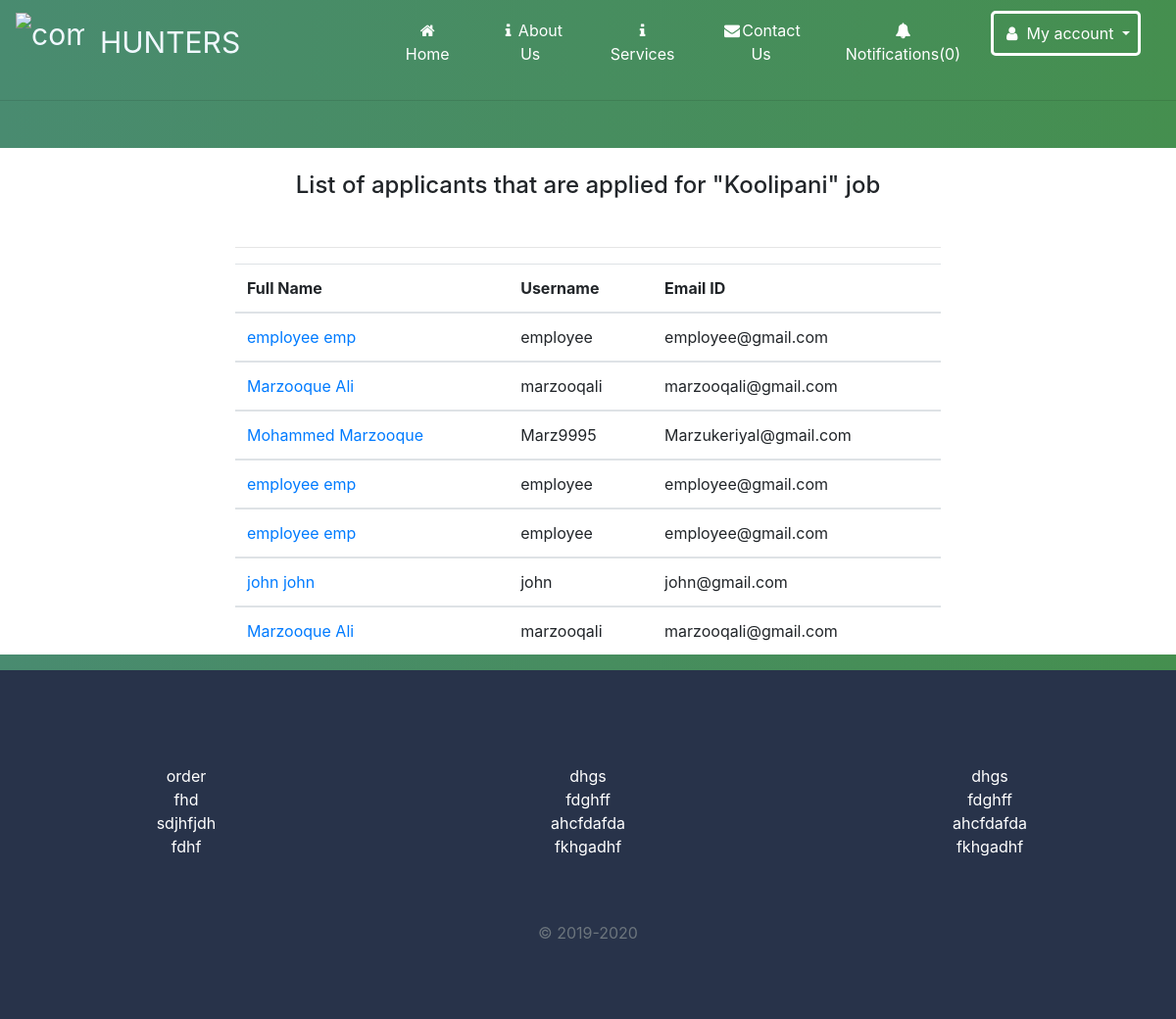
Page /job/5 (signed in) on the earlier database version.
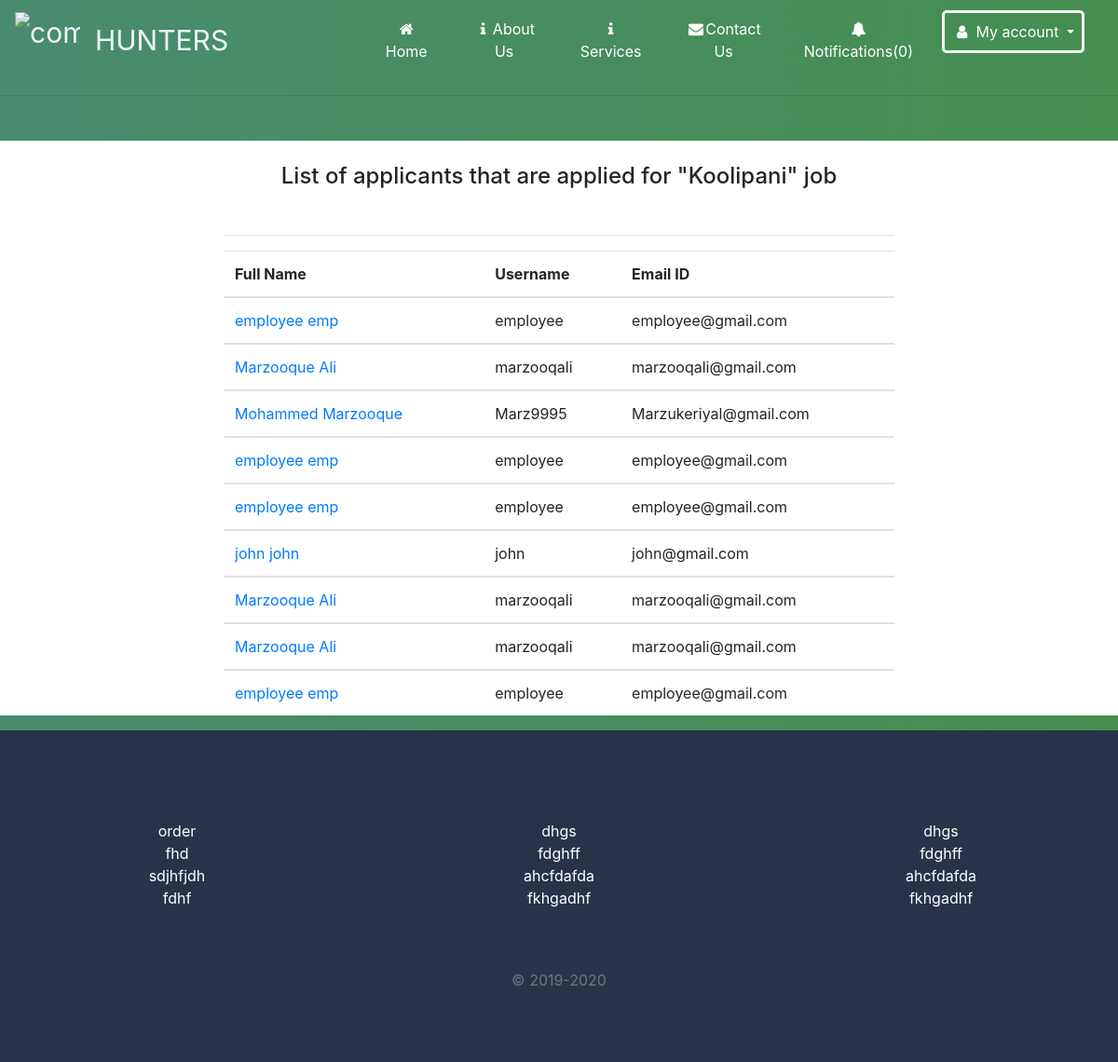
Same page on the later database version.
### home/models.py (models this page shows, shortened)
class Application(models.Model):
    job = models.ForeignKey(JobPosting,related_name='applications',on_delete=models.CASCADE)
    content=models.CharField( max_length=300)
    experiance=models.CharField(max_length=300)
    created_by = models.ForeignKey(User,related_name='applications', on_delete=models.CASCADE,
                        null=True ,  editable=False, blank=True)
    created_at = models.DateTimeField(auto_now_add=True)

### home/views.py (the view)
# urls.py: path('job/<int:id>',views.view_postedjob,name='view_postedjob'),
def view_postedjob(request,id):
    job=get_object_or_404(JobPosting,pk=id, created_by=request.user)
    return render (request,"postedjob.html",{'job':job})

### home/context_processors.py (called while the page is built)
def notification(request):
    if request.user.is_authenticated:
        return {'notifications':request.user.notifications.filter(is_read=False)}
    else:
        return {'notifications':[]}

### templates/postedjob.html (shortened to what this page needs)
{% include 'navbar.html' %}
<section>
<h4 class="text-center m-5 pt-4  " >List of applicants that are applied for "{{job.title}}" job</h4> <hr>
    <table class="table col-sm-12" cellspacing="0">
                                    <thead>
                                        <tr>
                                            <th>Full Name</th>
                                            <th>Username</th>
                                            <th>Email ID</th>
                                        </tr>
                                    </thead>
                                    {% for application in job.applications.all%}
                                    <tbody>
                                        <tr>
                                            <td><a href="{% url 'view_application' application.id%}">{{application.created_by.get_full_name}}</a></td>
                                            <td>{{application.created_by.username}}</td>
                                            <td>{{application.created_by.email}}</td>
                                        </tr>
                                    </tbody>
{% empty %}
   <p class= "text-center m-5 text-warning border py-5 ">Currently no one has applied for this Job </p>
{% endfor %}
  </table>
</section>
{% include 'footer.html' %}

Differences in the rows shown:
added Application: created_by.get_full_name "Marzooque Ali", created_by.username "marzooqali", created_by.email "marzooqali@gmail.com"
added Application: created_by.get_full_name "employee emp", created_by.username "employee", created_by.email "employee@gmail.com"
